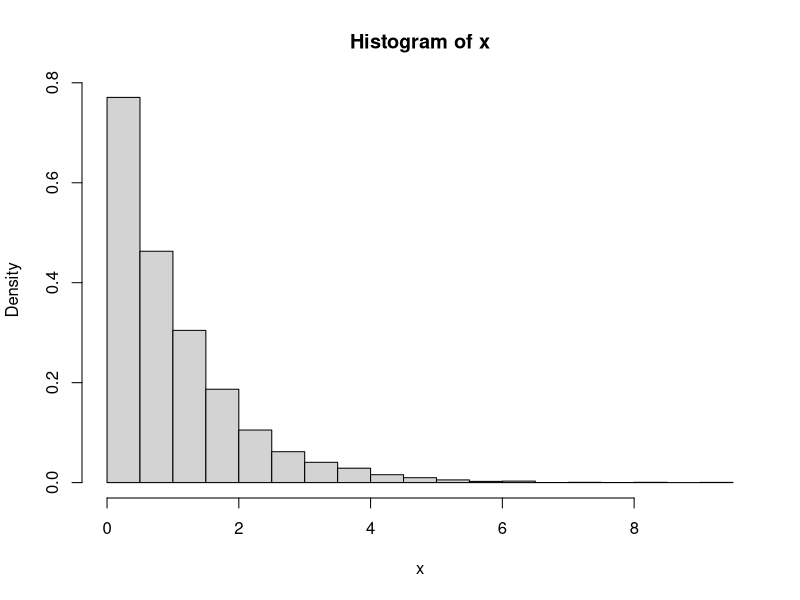
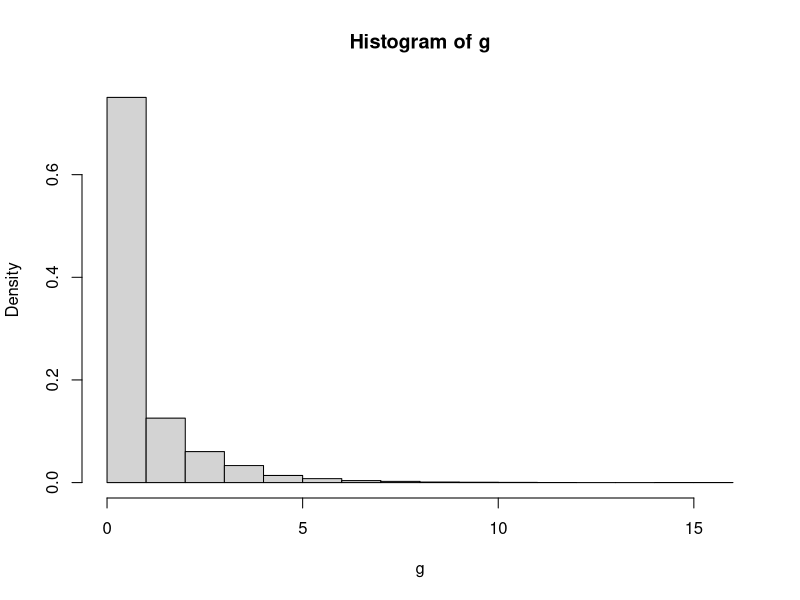

Generate these figures, in order, with R:
set.seed(213)
n <- 1e4
mu <- 1

x <- rexp(n, rate=1/mu)
g <- rgeom(n, prob=1/(mu+1))
mean(x)
mean(g)

hist(x, freq=FALSE)
hist(g, prob=TRUE)
